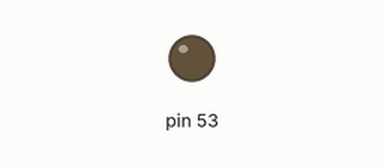
Simulated run of this sketch. Board: Arduino Mega 2560, built with avr-gcc and run on an emulated ATmega2560. Parts: output pins drawn as LEDs (lit = HIGH).

Above: at 0.59 s.
At 25.95 s:
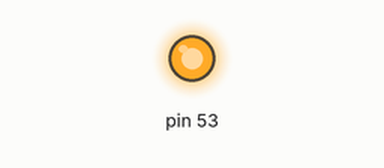
Timing chart, 0 to 27.6 s (numbered marks = the images above):
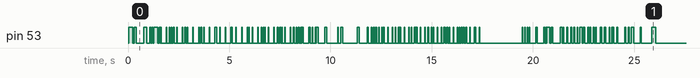

The sketch:

BinaryOutputToMcu.ino
```cpp
//(for square images only) the allocated size must be the image dimension squared (32 -> 32x32 = 1024 bits)
int ByteArray[1024] = {0,0,0,1,1,1,1,0,0,0,0,0,0,0,0,0,0,0,0,0,0,0,1,1,1,1,1,1,0,0,0,0,0,0,1,1,0,0,1,1,0,0,1,1,1,1,1,1,1,0,0,0,1,1,0,1,0,0,0,0,0,0,0,0,0,0,1,0,0,0,0,0,1,0,0,0,1,0,0,0,1,1,0,0,0,0,0,1,0,0,0,0,0,0,0,0,0,0,1,0,0,0,0,1,1,0,0,0,1,0,0,0,0,0,0,0,0,0,0,1,0,0,0,0,0,0,0,0,0,0,1,0,0,0,1,1,0,0,0,0,1,0,0,0,0,0,0,0,0,0,0,1,0,0,0,0,0,0,0,0,0,0,1,1,1,1,0,0,0,0,0,0,1,0,0,0,0,0,0,0,0,0,0,1,0,0,0,0,0,0,0,0,0,0,1,1,1,0,0,0,0,0,0,0,1,0,0,0,0,0,0,0,0,0,0,1,0,0,0,0,0,0,0,0,0,0,1,0,0,1,0,0,0,0,0,0,1,0,0,0,0,0,0,0,0,0,0,1,0,0,0,0,0,0,1,0,0,0,1,0,0,1,0,0,0,0,0,0,1,0,0,0,0,0,0,0,0,0,0,1,0,0,0,0,0,1,1,0,0,0,1,1,0,0,1,0,0,0,0,0,1,0,0,0,0,0,0,0,0,0,0,1,0,0,0,0,0,1,1,0,0,0,0,1,0,0,0,1,1,0,0,0,1,0,1,1,1,0,0,0,0,0,0,0,0,0,0,0,1,1,1,0,0,0,0,1,0,0,0,0,1,0,1,1,1,1,0,0,0,0,0,0,0,0,0,0,0,0,0,1,1,1,1,0,0,0,0,0,0,0,0,0,0,0,0,0,0,0,0,0,0,0,0,0,0,1,0,0,0,0,0,1,1,1,1,0,0,0,0,0,0,0,0,0,0,0,0,0,0,0,0,0,0,0,0,0,0,0,0,0,0,0,0,1,1,1,1,0,0,0,0,0,0,0,0,0,0,0,0,0,0,0,0,1,1,0,0,0,0,0,0,1,0,0,0,1,0,0,1,0,0,1,0,0,0,0,1,0,0,0,0,0,1,0,0,1,1,0,0,0,0,0,0,0,1,0,0,0,0,0,0,0,0,1,0,0,0,0,1,0,0,0,0,0,1,0,1,0,1,0,0,0,0,0,0,0,1,0,0,0,0,0,0,0,0,1,0,0,0,0,1,0,0,0,0,0,1,1,1,0,1,1,0,0,0,0,0,0,1,0,0,0,0,0,0,0,0,1,0,0,0,0,1,1,0,0,0,0,0,1,0,0,0,1,0,0,0,0,0,0,0,1,0,0,0,0,0,0,0,1,0,0,0,0,1,1,1,0,0,0,1,1,0,0,0,1,0,0,0,0,0,0,0,1,0,0,0,0,0,0,0,1,0,0,0,1,0,0,0,1,0,0,1,1,0,0,0,1,1,0,0,0,0,0,0,1,0,0,0,0,0,0,0,0,1,1,1,0,0,0,0,0,0,0,1,0,0,0,0,0,0,0,0,0,0,0,0,0,0,0,0,0,0,0,0,0,0,0,0,0,0,0,0,0,0,0,0,0,0,0,0,0,0,0,0,0,0,0,0,0,0,0,0,0,0,0,0,0,0,0,0,0,0,0,0,0,0,0,0,0,0,0,0,0,0,0,0,0,0,0,0,0,0,0,0,0,0,0,0,1,0,0,0,0,1,0,0,0,0,1,0,0,0,1,0,0,0,0,0,0,0,0,0,0,0,0,1,1,1,0,0,0,0,0,0,0,0,0,0,0,0,1,1,0,0,1,0,1,1,1,1,1,1,0,0,0,1,1,1,0,0,0,0,0,0,0,0,0,0,0,0,0,0,0,1,1,1,1,0,0,1,0,0,0,0,0,0,1,1,0,0,0,0,0,0,1,1,0,0,0,0,1,1,0,0,0,0,0,1,0,0,0,1,1,1,1,1,0,0,1,1,1,0,0,0,0,0,0,1,1,0,0,1,1,0,0,0,0,0,1,1,0,0,0,1,0,0,0,0,0,0,0,0,1,1,1,0,0,0,0,0,1,1,1,0,0,0,0,0,0,0,1,0,0,0,0,1,0,1,1,0,0,0,0,0,0,1,1,0,0,0,0,0,0,0,0,0,0,0,0,0,1,1,0,0,0,0,0,1,1,0,0,0,0,1,1,1,1,1,0,0,0,0,0,0,0,0,0,0,0,0,0,1,1,0,0,0,0,0,0,0,0,0,0,0,0,0,0,0,0,0,0,0,0};
int BytePreambleArray[8] = {1,1,1,1,1,1,1,1};
int BytePostambleArray[8] = {1,1,1,1,1,1,1,1};

unsigned long CurrentMicros = 0;
unsigned long Index = 0;
bool RunPreAmble = true;
bool RunPostAmble = false;
bool RunByteData = false;
bool EndTransmission = false;

void setup() {
  // put your setup code here, to run once:
  pinMode(53, OUTPUT);

}

void loop() {

  if(micros() - CurrentMicros >= 25000 && EndTransmission == false){
    CurrentMicros = micros();

    if(RunPreAmble){
       if(Index > 7){
        RunPreAmble = false;
        RunByteData = true;
        Index = 0;
        digitalWrite(53, 0);

      }else{
        digitalWrite(53, BytePreambleArray[Index]);
      }
    }

    if(RunByteData){
      if(Index > 1023){
        RunByteData = false;
        RunPostAmble = true;
        Index = 0;
        digitalWrite(53, 0);
      }else{
        digitalWrite(53, ByteArray[Index]);
      }

    }

    if(RunPostAmble){
      if(Index > 7){
        EndTransmission = true;
        digitalWrite(53, 0);
      }else{
        digitalWrite(53, BytePostambleArray[Index]);
      }

    }
    Index++;
  }


}
```
